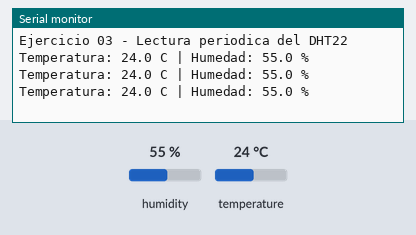
The sketch below on a simulated ESP32. Shown: the last lines printed to the serial monitor. Inputs (shaded band) come from the test bench; at power-on: humidity 55 %, temperature 24 °C.

Above: at 6.8 s.
6.9 s: humidity set to 22 %
At 11.3 s:
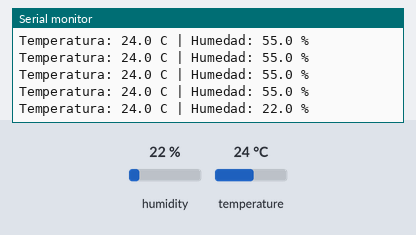
12.3 s: temperature set to 12 °C
At 14.3 s:
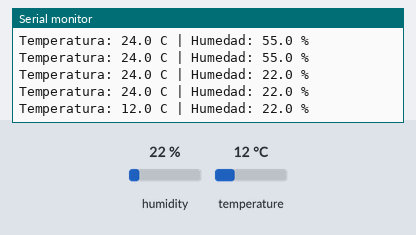
17.7 s: humidity set to 40 %
At 18.6 s:
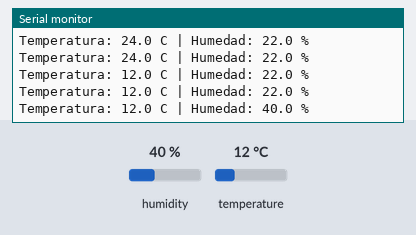
Timing chart, 0 to 20.7 s (numbered marks = the images above; inputs shaded):
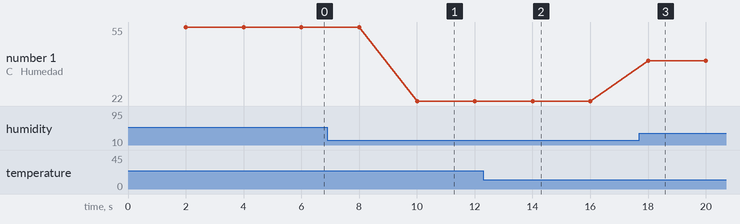

The sketch:

03_Lectura_Periodica_DHT22.ino
```cpp
// AirtekLab - Programacion con millis() y ESP32
// Ejercicio 03: lectura periodica de temperatura y humedad con DHT22
// Placa: ESP32 Dev Module
// Sensor: DHT22
// Conexion sugerida: DATA al GPIO 4, VCC a 3V3 y GND a GND
// Requiere la biblioteca "DHT sensor library" de Adafruit.

#include <DHT.h>

const int PIN_DHT = 4;
const unsigned long INTERVALO_LECTURA = 2000;

DHT sensorDHT(PIN_DHT, DHT22);

unsigned long tiempoLecturaAnterior = 0;

void setup() {
  Serial.begin(115200);
  sensorDHT.begin();

  Serial.println("Ejercicio 03 - Lectura periodica del DHT22");
}

void loop() {
  unsigned long tiempoActual = millis();

  if (tiempoActual - tiempoLecturaAnterior >= INTERVALO_LECTURA) {
    tiempoLecturaAnterior = tiempoActual;

    float humedad = sensorDHT.readHumidity();
    float temperatura = sensorDHT.readTemperature();

    if (isnan(humedad) || isnan(temperatura)) {
      Serial.println("Error: no se pudo leer el DHT22");
    } else {
      Serial.print("Temperatura: ");
      Serial.print(temperatura, 1);
      Serial.print(" C | Humedad: ");
      Serial.print(humedad, 1);
      Serial.println(" %");
    }
  }

  // El ESP32 puede ejecutar otras tareas aqui mientras espera
  // la siguiente lectura programada.
}
```

Measured:
- after the input at 6.9 s, the serial monitor: prints a new line after 3.1 s (image 1)
- after the input at 12.3 s, the serial monitor: prints a new line after 1.7 s (image 2)
- after the input at 17.7 s, the serial monitor: prints a new line after 0.31 s (image 3)
- plotted number 1: 55 → 22 after the input at 6.9 s, 22 → 40 after the input at 17.7 s
